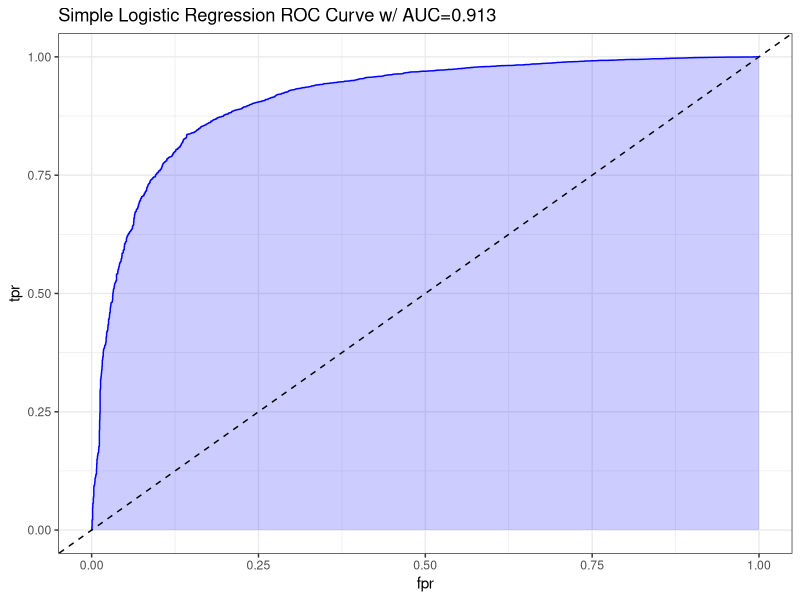

Recreate this plot in R. (Note: this script raises an error after producing the figure.)
## ---- chunk 1
knitr::opts_chunk$set(echo = TRUE)
library(caret)
## ---- chunk 2
# Load data
train_lr <- read.csv('Train Test Set/train_lr.csv')
test_lr <- read.csv('Train Test Set/test_lr.csv')

# Display statistics
str(train_lr)
summary(train_lr)
head(train_lr)
## ---- chunk 3
# Build a model
model_lr <- glm(
  obesity_leveloverweight ~ .,
  data = train_lr,
  family = 'binomial'
  )
## ---- chunk 4
# Display summary
summary(model_lr)
## ---- chunk 5
# Build a model
model_lr_complex <- glm(
  obesity_leveloverweight ~ . + . * .,
  data = train_lr,
  family = 'binomial'
  )
## ---- chunk 6
# Display summary
summary(model_lr_complex)
## ---- chunk 7
# # Build a model
# model_lr_step <- step(
#   model_lr_complex,
#   direction = 'backward'
#   )
## ---- chunk 8
# # Display summary
# summary(model_lr_step)
## ---- chunk 9
# Make a LR prediction
prediction_lr_probability <- predict(
  model_lr,
  newdata = test_lr,
  type = 'response'
  )
prediction_lr <- ifelse(prediction_lr_probability > 0.5, 1, 0)
summary(prediction_lr_probability)

# Perform confusion matrix
cm_lr <- confusionMatrix(
  as.factor(prediction_lr),
  as.factor(test_lr$obesity_leveloverweight),
  positive = '1'
  )
cm_lr
## ---- chunk 10
# Plot AUC
pred <- ROCR::prediction(
  prediction_lr_probability,
  test_lr$obesity_leveloverweight
  )
perf <- ROCR::performance(pred, measure = "tpr", x.measure = "fpr")
auc <- ROCR::performance(pred, measure="auc")

auc <- round(auc@y.values[[1]],3)
roc.data <- data.frame(fpr=unlist(perf@x.values),
                       tpr=unlist(perf@y.values),
                       model="GLM")

ggplot(roc.data, aes(x=fpr, ymin=0, ymax=tpr)) +
    geom_ribbon(alpha=0.2, fill = "blue") +
    geom_line(aes(y=tpr), col = "blue") +
    geom_abline(intercept = 0, slope = 1, lty = "dashed") +
    labs(title = paste0("Simple Logistic Regression ROC Curve w/ AUC=", auc)) +
    theme_bw()
## ---- chunk 11
# write to csv
write.csv(prediction_lr_probability,
          file = 'Predictions/prediction_lr_probability.csv',
          row.names = FALSE)

# Extract confusion matrix
write.csv(cm_lr$table,
          file = 'Confusion Matrix/cm_lr.csv',
          row.names = FALSE)
## ---- chunk 12
# Make a complex LR prediction
prediction_lr_complex_probability <- predict(
  model_lr_complex,
  newdata = test_lr,
  type = 'response'
  )

attr(prediction_lr_complex_probability, "non-estim")
attr(prediction_lr_complex_probability, "non-estim") <- NULL



prediction_lr_complex <- ifelse(prediction_lr_complex_probability > 0.5, 1, 0)
summary(prediction_lr_complex_probability)

# Perform confusion matrix
cm_lr_complex <- confusionMatrix(
  as.factor(prediction_lr_complex),
  as.factor(test_lr$obesity_leveloverweight),
  positive = '1'
  )
cm_lr_complex
## ---- chunk 13
# Plot AUC
pred <- ROCR::prediction(
  prediction_lr_complex_probability,
  test_lr$obesity_leveloverweight
  )
perf <- ROCR::performance(pred, measure = "tpr", x.measure = "fpr")
auc <- ROCR::performance(pred, measure="auc")

auc <- round(auc@y.values[[1]],3)
roc.data <- data.frame(fpr=unlist(perf@x.values),
                       tpr=unlist(perf@y.values),
                       model="GLM")

ggplot(roc.data, aes(x=fpr, ymin=0, ymax=tpr)) +
    geom_ribbon(alpha=0.2, fill = "blue") +
    geom_line(aes(y=tpr), col = "blue") +
    geom_abline(intercept = 0, slope = 1, lty = "dashed") +
    labs(title = paste0("Complex Logistic Regression ROC Curve w/ AUC=", auc)) +
    theme_bw()
## ---- chunk 14
# Write to csv
write.csv(
  prediction_lr_complex_probability,
  file = 'Predictions/prediction_lr_complex_probability.csv',
  row.names = FALSE
  )

# Extract confusion matrix
write.csv(
  cm_lr_complex$table,
  file = 'Confusion Matrix/cm_lr_complex.csv',
  row.names = FALSE
  )
